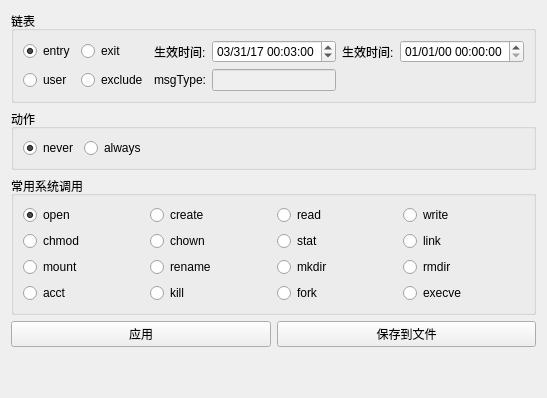
         <widget class="QWidget" name="tab_3">
          <attribute name="title">
           <string>系统调用规则</string>
          </attribute>
          <layout class="QGridLayout" name="gridLayout_30">
           <item row="0" column="0">
            <widget class="QGroupBox" name="groupBox_10">
             <property name="title">
              <string>链表</string>
             </property>
             <layout class="QGridLayout" name="gridLayout_14">
              <item row="0" column="3">
               <widget class="QLabel" name="label_48">
                <property name="text">
                 <string>生效时间:</string>
                </property>
               </widget>
              </item>
              <item row="0" column="2">
               <widget class="QRadioButton" name="exit_radioButton">
                <property name="text">
                 <string>exit</string>
                </property>
                <attribute name="buttonGroup">
                 <string notr="true">buttonGroup_6</string>
                </attribute>
               </widget>
              </item>
              <item row="0" column="6">
               <widget class="QDateTimeEdit" name="sys_call_et_TimeEdit">
                <property name="enabled">
                 <bool>true</bool>
                </property>
                <property name="displayFormat">
                 <string>MM/dd/yy hh:mm:ss</string>
                </property>
               </widget>
              </item>
              <item row="0" column="5">
               <widget class="QLabel" name="label_47">
                <property name="text">
                 <string>生效时间:</string>
                </property>
               </widget>
              </item>
              <item row="0" column="4">
               <widget class="QDateTimeEdit" name="sys_call_st_TimeEdit">
                <property name="enabled">
                 <bool>true</bool>
                </property>
                <property name="date">
                 <date>
                  <year>2017</year>
                  <month>3</month>
                  <day>31</day>
                 </date>
                </property>
                <property name="time">
                 <time>
                  <hour>0</hour>
                  <minute>3</minute>
                  <second>0</second>
                 </time>
                </property>
                <property name="maximumDateTime">
                 <datetime>
                  <hour>23</hour>
                  <minute>59</minute>
                  <second>59</second>
                  <year>7999</year>
                  <month>12</month>
                  <day>31</day>
                 </datetime>
                </property>
                <property name="displayFormat">
                 <string>MM/dd/yy hh:mm:ss</string>
                </property>
               </widget>
              </item>
              <item row="0" column="0">
               <widget class="QRadioButton" name="entry_radioButton">
                <property name="text">
                 <string>entry</string>
                </property>
                <property name="checked">
                 <bool>true</bool>
                </property>
                <attribute name="buttonGroup">
                 <string notr="true">buttonGroup_6</string>
                </attribute>
               </widget>
              </item>
              <item row="1" column="0">
               <widget class="QRadioButton" name="user_syscall_radioButton">
                <property name="text">
                 <string>user</string>
                </property>
                <attribute name="buttonGroup">
                 <string notr="true">buttonGroup_6</string>
                </attribute>
               </widget>
              </item>
              <item row="1" column="2">
               <widget class="QRadioButton" name="exclude_radioButton">
                <property name="text">
                 <string>exclude</string>
                </property>
                <attribute name="buttonGroup">
                 <string notr="true">buttonGroup_6</string>
                </attribute>
               </widget>
              </item>
              <item row="1" column="3">
               <widget class="QLabel" name="label_51">
                <property name="text">
                 <string>msgType:</string>
                </property>
               </widget>
              </item>
              <item row="1" column="4">
               <widget class="QLineEdit" name="msgtype_lineEdit">
                <property name="enabled">
                 <bool>false</bool>
                </property>
               </widget>
              </item>
             </layout>
            </widget>
           </item>
           <item row="1" column="0">
            <widget class="QGroupBox" name="groupBox_11">
             <property name="title">
              <string>动作</string>
             </property>
             <layout class="QHBoxLayout" name="horizontalLayout_2">
              <item>
               <widget class="QRadioButton" name="never_radioButton">
                <property name="text">
                 <string>never</string>
                </property>
                <property name="checked">
                 <bool>true</bool>
                </property>
                <attribute name="buttonGroup">
                 <string notr="true">buttonGroup_7</string>
                </attribute>
               </widget>
              </item>
              <item>
               <widget class="QRadioButton" name="always_radioButton">
                <property name="text">
                 <string>always</string>
                </property>
                <attribute name="buttonGroup">
                 <string notr="true">buttonGroup_7</string>
                </attribute>
               </widget>
              </item>
              <item>
               <spacer name="horizontalSpacer_5">
                <property name="orientation">
                 <enum>Qt::Horizontal</enum>
                </property>
                <property name="sizeHint" stdset="0">
                 <size>
                  <width>40</width>
                  <height>20</height>
                 </size>
                </property>
               </spacer>
              </item>
             </layout>
            </widget>
           </item>
           <item row="2" column="0">
            <widget class="QGroupBox" name="groupBox_12">
             <property name="title">
              <string>常用系统调用</string>
             </property>
             <layout class="QGridLayout" name="gridLayout_15">
              <item row="0" column="0">
               <widget class="QRadioButton" name="open_radioButton">
                <property name="text">
                 <string>open</string>
                </property>
                <property name="checked">
                 <bool>true</bool>
                </property>
                <attribute name="buttonGroup">
                 <string notr="true">buttonGroup_8</string>
                </attribute>
               </widget>
              </item>
              <item row="0" column="1">
               <widget class="QRadioButton" name="creat_radioButton">
                <property name="text">
                 <string>create</string>
                </property>
                <attribute name="buttonGroup">
                 <string notr="true">buttonGroup_8</string>
                </attribute>
               </widget>
              </item>
              <item row="0" column="2">
               <widget class="QRadioButton" name="read_radioButton">
                <property name="text">
                 <string>read</string>
                </property>
                <attribute name="buttonGroup">
                 <string notr="true">buttonGroup_8</string>
                </attribute>
               </widget>
              </item>
              <item row="0" column="3">
               <widget class="QRadioButton" name="write_radioButton">
                <property name="text">
                 <string>write</string>
                </property>
                <attribute name="buttonGroup">
                 <string notr="true">buttonGroup_8</string>
                </attribute>
               </widget>
              </item>
              <item row="1" column="0">
               <widget class="QRadioButton" name="chmod_radioButton">
                <property name="text">
                 <string>chmod</string>
                </property>
                <attribute name="buttonGroup">
                 <string notr="true">buttonGroup_8</string>
                </attribute>
               </widget>
              </item>
              <item row="1" column="1">
               <widget class="QRadioButton" name="chown_radioButton">
                <property name="text">
                 <string>chown</string>
                </property>
                <attribute name="buttonGroup">
                 <string notr="true">buttonGroup_8</string>
                </attribute>
               </widget>
              </item>
              <item row="1" column="2">
               <widget class="QRadioButton" name="stat_radioButton">
                <property name="text">
                 <string>stat</string>
                </property>
                <attribute name="buttonGroup">
                 <string notr="true">buttonGroup_8</string>
                </attribute>
               </widget>
              </item>
              <item row="1" column="3">
               <widget class="QRadioButton" name="link_radioButton">
                <property name="text">
                 <string>link</string>
                </property>
                <attribute name="buttonGroup">
                 <string notr="true">buttonGroup_8</string>
                </attribute>
               </widget>
              </item>
              <item row="2" column="0">
               <widget class="QRadioButton" name="mount_radioButton">
                <property name="text">
                 <string>mount</string>
                </property>
                <attribute name="buttonGroup">
                 <string notr="true">buttonGroup_8</string>
                </attribute>
               </widget>
              </item>
              <item row="2" column="1">
               <widget class="QRadioButton" name="rename_radioButton">
                <property name="text">
                 <string>rename</string>
                </property>
                <attribute name="buttonGroup">
                 <string notr="true">buttonGroup_8</string>
                </attribute>
               </widget>
              </item>
              <item row="2" column="2">
               <widget class="QRadioButton" name="mkdir_radioButton">
                <property name="text">
                 <string>mkdir</string>
                </property>
                <attribute name="buttonGroup">
                 <string notr="true">buttonGroup_8</string>
                </attribute>
               </widget>
              </item>
              <item row="2" column="3">
               <widget class="QRadioButton" name="rmdir_radioButton">
                <property name="text">
                 <string>rmdir</string>
                </property>
                <attribute name="buttonGroup">
                 <string notr="true">buttonGroup_8</string>
                </attribute>
               </widget>
              </item>
              <item row="3" column="0">
               <widget class="QRadioButton" name="acct_radioButton">
                <property name="text">
                 <string>acct</string>
                </property>
                <attribute name="buttonGroup">
                 <string notr="true">buttonGroup_8</string>
                </attribute>
               </widget>
              </item>
              <item row="3" column="1">
               <widget class="QRadioButton" name="kill_radioButton">
                <property name="text">
                 <string>kill</string>
                </property>
                <attribute name="buttonGroup">
                 <string notr="true">buttonGroup_8</string>
                </attribute>
               </widget>
              </item>
              <item row="3" column="2">
               <widget class="QRadioButton" name="fork_radioButton">
                <property name="text">
                 <string>fork</string>
                </property>
                <attribute name="buttonGroup">
                 <string notr="true">buttonGroup_8</string>
                </attribute>
               </widget>
              </item>
              <item row="3" column="3">
               <widget class="QRadioButton" name="execve_radioButton">
                <property name="text">
                 <string>execve</string>
                </property>
                <attribute name="buttonGroup">
                 <string notr="true">buttonGroup_8</string>
                </attribute>
               </widget>
              </item>
             </layout>
            </widget>
           </item>
           <item row="3" column="0">
            <layout class="QHBoxLayout" name="horizontalLayout_12">
             <item>
              <widget class="QPushButton" name="sys_call_rule_apl_pushButton">
               <property name="text">
                <string>应用</string>
               </property>
              </widget>
             </item>
             <item>
              <widget class="QPushButton" name="sys_call_save_pushButton">
               <property name="text">
                <string>保存到文件</string>
               </property>
              </widget>
             </item>
            </layout>
           </item>
           <item row="4" column="0">
            <spacer name="verticalSpacer_4">
             <property name="orientation">
              <enum>Qt::Vertical</enum>
             </property>
             <property name="sizeHint" stdset="0">
              <size>
               <width>20</width>
               <height>40</height>
              </size>
             </property>
            </spacer>
           </item>
          </layout>
         </widget>
